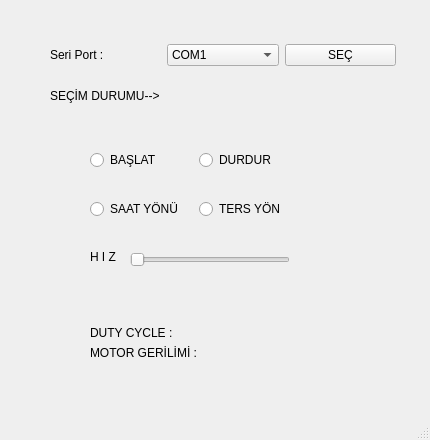
<?xml version="1.0" encoding="UTF-8"?>
<ui version="4.0">
 <class>MainWindow</class>
 <widget class="QMainWindow" name="MainWindow">
  <property name="geometry">
   <rect>
    <x>0</x>
    <y>0</y>
    <width>430</width>
    <height>440</height>
   </rect>
  </property>
  <property name="windowTitle">
   <string>MainWindow</string>
  </property>
  <widget class="QWidget" name="centralwidget">
   <widget class="QSlider" name="slider_hiz">
    <property name="geometry">
     <rect>
      <x>130</x>
      <y>249</y>
      <width>160</width>
      <height>22</height>
     </rect>
    </property>
    <property name="orientation">
     <enum>Qt::Horizontal</enum>
    </property>
   </widget>
   <widget class="QLabel" name="label_hiz">
    <property name="geometry">
     <rect>
      <x>90</x>
      <y>249</y>
      <width>41</width>
      <height>16</height>
     </rect>
    </property>
    <property name="text">
     <string>H I Z</string>
    </property>
   </widget>
   <widget class="QLabel" name="label_4">
    <property name="geometry">
     <rect>
      <x>50</x>
      <y>80</y>
      <width>121</width>
      <height>31</height>
     </rect>
    </property>
    <property name="text">
     <string>SEÇİM DURUMU--&gt;</string>
    </property>
   </widget>
   <widget class="QWidget" name="layoutWidget">
    <property name="geometry">
     <rect>
      <x>50</x>
      <y>40</y>
      <width>346</width>
      <height>30</height>
     </rect>
    </property>
    <layout class="QHBoxLayout" name="horizontalLayout_3">
     <item>
      <widget class="QLabel" name="label_3">
       <property name="text">
        <string>Seri Port :</string>
       </property>
      </widget>
     </item>
     <item>
      <widget class="QComboBox" name="comboBox">
       <item>
        <property name="text">
         <string>COM1</string>
        </property>
       </item>
       <item>
        <property name="text">
         <string>COM2</string>
        </property>
       </item>
       <item>
        <property name="text">
         <string>COM3</string>
        </property>
       </item>
       <item>
        <property name="text">
         <string>COM4</string>
        </property>
       </item>
       <item>
        <property name="text">
         <string>COM5</string>
        </property>
       </item>
       <item>
        <property name="text">
         <string>COM6</string>
        </property>
       </item>
       <item>
        <property name="text">
         <string>COM7</string>
        </property>
       </item>
       <item>
        <property name="text">
         <string>COM8</string>
        </property>
       </item>
       <item>
        <property name="text">
         <string>COM9</string>
        </property>
       </item>
       <item>
        <property name="text">
         <string>COM10</string>
        </property>
       </item>
      </widget>
     </item>
     <item>
      <widget class="QPushButton" name="pushButton_sec">
       <property name="text">
        <string>SEÇ</string>
       </property>
      </widget>
     </item>
    </layout>
   </widget>
   <widget class="QLabel" name="label_com">
    <property name="geometry">
     <rect>
      <x>170</x>
      <y>80</y>
      <width>101</width>
      <height>31</height>
     </rect>
    </property>
    <property name="text">
     <string/>
    </property>
   </widget>
   <widget class="QWidget" name="layoutWidget">
    <property name="geometry">
     <rect>
      <x>90</x>
      <y>189</y>
      <width>211</width>
      <height>41</height>
     </rect>
    </property>
    <layout class="QHBoxLayout" name="horizontalLayout_2">
     <item>
      <widget class="QRadioButton" name="radioButton_saatyon">
       <property name="text">
        <string>SAAT YÖNÜ</string>
       </property>
      </widget>
     </item>
     <item>
      <widget class="QRadioButton" name="radioButton_tersyon">
       <property name="text">
        <string>TERS YÖN</string>
       </property>
      </widget>
     </item>
    </layout>
   </widget>
   <widget class="QWidget" name="layoutWidget">
    <property name="geometry">
     <rect>
      <x>90</x>
      <y>140</y>
      <width>211</width>
      <height>41</height>
     </rect>
    </property>
    <layout class="QHBoxLayout" name="horizontalLayout">
     <item>
      <widget class="QRadioButton" name="radioButton_baslat">
       <property name="text">
        <string>BAŞLAT</string>
       </property>
      </widget>
     </item>
     <item>
      <widget class="QRadioButton" name="radioButton_durdur">
       <property name="text">
        <string>DURDUR</string>
       </property>
      </widget>
     </item>
    </layout>
   </widget>
   <widget class="QWidget" name="">
    <property name="geometry">
     <rect>
      <x>90</x>
      <y>289</y>
      <width>211</width>
      <height>71</height>
     </rect>
    </property>
    <layout class="QVBoxLayout" name="verticalLayout">
     <item>
      <spacer name="verticalSpacer">
       <property name="orientation">
        <enum>Qt::Vertical</enum>
       </property>
       <property name="sizeHint" stdset="0">
        <size>
         <width>20</width>
         <height>40</height>
        </size>
       </property>
      </spacer>
     </item>
     <item>
      <layout class="QHBoxLayout" name="horizontalLayout_4">
       <item>
        <widget class="QLabel" name="label">
         <property name="text">
          <string>DUTY CYCLE :</string>
         </property>
        </widget>
       </item>
       <item>
        <widget class="QLabel" name="label_yuzde">
         <property name="text">
          <string/>
         </property>
        </widget>
       </item>
      </layout>
     </item>
     <item>
      <layout class="QHBoxLayout" name="horizontalLayout_5">
       <item>
        <widget class="QLabel" name="label_2">
         <property name="text">
          <string>MOTOR GERİLİMİ :</string>
         </property>
        </widget>
       </item>
       <item>
        <widget class="QLabel" name="label_gerilim">
         <property name="text">
          <string/>
         </property>
        </widget>
       </item>
      </layout>
     </item>
    </layout>
   </widget>
  </widget>
  <widget class="QMenuBar" name="menubar">
   <property name="geometry">
    <rect>
     <x>0</x>
     <y>0</y>
     <width>430</width>
     <height>26</height>
    </rect>
   </property>
  </widget>
  <widget class="QStatusBar" name="statusbar"/>
 </widget>
 <resources/>
 <connections/>
</ui>
